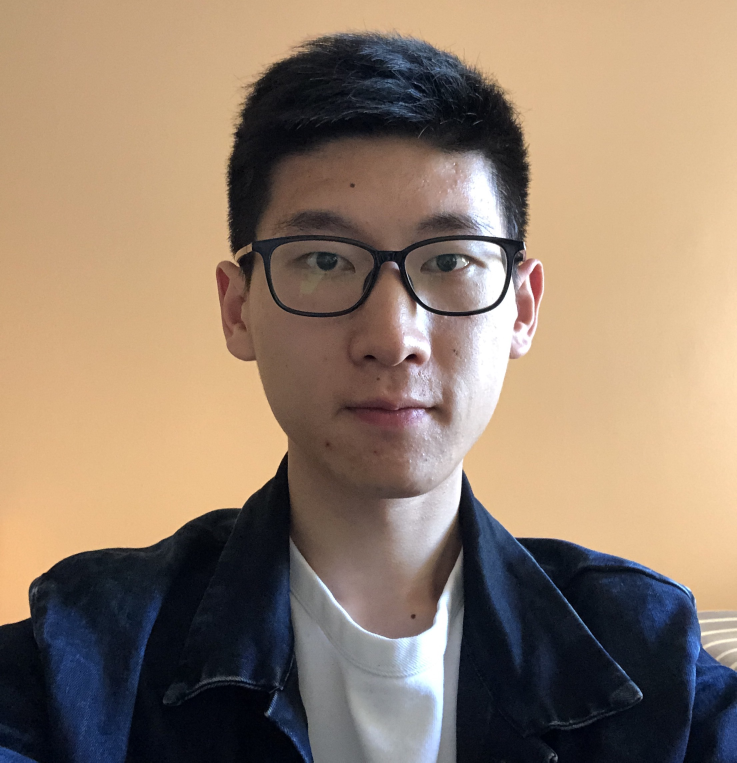
#> input picture source.jpg, 2209 x 2287 px (shown at 1/3 size)
$ python morph_tri.py   (older library calls are emulated)
#> lines starting #> are read from the running program, lines starting #| are printed output that depends on the picture
### click_correspondences.py
'''
  File name: click_correspondences.py
  Author:
  Date created:
'''

'''
  File clarification:
    Click correspondences between two images
    - Input im1: target image
    - Input im2: source image
    - Output im1_pts: correspondences coordiantes in the target image
    - Output im2_pts: correspondences coordiantes in the source image
'''
import matplotlib.pyplot as plt
import numpy as np
from PIL import Image
from cpselect import cpselect
def click_correspondences(im1, im2):
    '''
    Tips:
      - use 'matplotlib.pyplot.subplot' to create a figure that shows the source and target image together
      - add arguments in the 'imshow' function for better image view
      - use function 'ginput' and click correspondences in two images in turn
      - please check the 'ginput' function documentation carefully
        + determine the number of correspondences by yourself which is the argument of 'ginput' function
        + when using ginput, left click represents selection, right click represents removing the last click
        + click points in two images in turn and once you finish it, the function is supposed to
          return a NumPy array contains correspondences position in two images
    '''

    # TODO: Your code here
    # here the im1 is the source img,
    # im2 is the target img.

    # temp = im1[:,:,0]
    # specify the H1,W1 & H2,W2
    size_H, size_W, _ = im1.shape
    # target_H, target_W, _ = im2.shape
    # add boundary points
    left_up = np.array([[0, 0]])
    right_up = np.array([[size_W - 1, 0]])
    left_down = np.array([[0, size_H - 1]])
    right_down = np.array([[size_W - 1, size_H - 1]])
    up_mid = np.array([[np.round((size_W - 1)/2), 0]])
    left_mid = np.array([[0, np.round((size_H - 1)/2)]])
    right_mid = np.array([[size_W - 1, np.round((size_H - 1)/2)]])
    down_mid = np.array([[np.round((size_W - 1)/2), size_H - 1]])


    # add feature points location
    im1_pts, im2_pts = cpselect(im1, im2)
    # add boundary points' location to the feature points' location
    im1_pts = np.vstack((im1_pts, left_up, right_up,left_down, right_down,\
                         up_mid,left_mid,right_mid,down_mid))
    im2_pts = np.vstack((im2_pts, left_up, right_up,left_down, right_down,\
                         up_mid,left_mid,right_mid,down_mid))
    # print(im1_pts)
    # print(im2_pts)
    return im1_pts, im2_pts

# [11 lines that do not run on import are left out]

### cpselect.py
import numpy as np
import scipy.misc
import matplotlib.pyplot as plt

class cpselect_recorder:
	def __init__(self, img1,img2):

		fig, (self.Ax0, self.Ax1) = plt.subplots(1, 2, figsize = (8, 8))

		self.Ax0.imshow(img1)
		self.Ax0.axis('off')

		self.Ax1.imshow(img2)
		self.Ax1.axis('off')

		fig.canvas.mpl_connect('button_press_event', self)
		self.left_x = []
		self.left_y = []
		self.right_x = []
		self.right_y = []

	# [12 lines left out: function __call__, not called in this run]

def cpselect(img1,img2):
	resize_img1 = scipy.misc.imresize(img1,[300,300])
	resize_img2 = scipy.misc.imresize(img2,[300,300])
	point = cpselect_recorder(resize_img1,resize_img2)
	plt.show()
	point_left = np.concatenate([(np.array(point.left_x)*img1.shape[1]*1.0/300)[...,np.newaxis],\
								(np.array(point.left_y)*img1.shape[0]*1.0/300)[...,np.newaxis]],axis = 1)
	point_right = np.concatenate([(np.array(point.right_x)*img2.shape[1]*1.0/300)[...,np.newaxis],\
								(np.array(point.right_y)*img2.shape[0]*1.0/300)[...,np.newaxis]],axis = 1)
	plt.scatter(point_left[:,0], point_left[:,1])
	plt.imshow(img1)
	plt.show()
	plt.scatter(point_right[:,0], point_right[:,1])
	plt.imshow(img2)
	plt.show()
	return point_left, point_right

### helpers.py
'''
  File name: helpers.py
  Author:
  Date created:
'''

'''
  File clarification:
    Helpers file that contributes the project
    You can design any helper function in this file to improve algorithm
'''

#####
#   author: Xiao Zhang
#
#   Function Input
#   v     M*N            the value lies on grid point which is corresponding to the meshgrid coordinates
#   xq    M1*N1 or M2    the query points x coordinates
#   yq    M1*N1 or M2    the query points y coordinates
#
##########
#   Function Output
#   interpv , the interpolated value at querying coordinates xq, yq, it has the same size as xq and yq.
##########
#   For project 1, v = Mag
#                  xq and yq are the coordinates of the interpolated location, i.e the coordinates computed based on the gradient orientation.


import numpy as np

def interp2(v, xq, yq):
	dim_input = 1
	if len(xq.shape) == 2 or len(yq.shape) == 2:
		dim_input = 2
		q_h = xq.shape[0]
		q_w = xq.shape[1]
		xq = xq.flatten()
		yq = yq.flatten()

	h = v.shape[0]
	w = v.shape[1]
	if xq.shape != yq.shape:
		raise('query coordinates Xq Yq should have same shape')

	x_floor = np.floor(xq).astype(np.int32)
	y_floor = np.floor(yq).astype(np.int32)
	x_ceil = np.ceil(xq).astype(np.int32)
	y_ceil = np.ceil(yq).astype(np.int32)

	x_floor[x_floor < 0] = 0
	y_floor[y_floor < 0] = 0
	x_ceil[x_ceil < 0] = 0
	y_ceil[y_ceil < 0] = 0

	x_floor[x_floor >= w-1] = w-1
	y_floor[y_floor >= h-1] = h-1
	x_ceil[x_ceil >= w-1] = w-1
	y_ceil[y_ceil >= h-1] = h-1

	v1 = v[y_floor, x_floor]
	v2 = v[y_floor, x_ceil]
	v3 = v[y_ceil, x_floor]
	v4 = v[y_ceil, x_ceil]

	lh = yq - y_floor
	lw = xq - x_floor
	hh = 1 - lh
	hw = 1 - lw

	w1 = hh * hw
	w2 = hh * lw
	w3 = lh * hw
	w4 = lh * lw

	interp_val = v1 * w1 + w2 * v2 + w3 * v3 + w4 * v4

	if dim_input == 2:
		return interp_val.reshape(q_h, q_w)
	return interp_val


# [18 lines that do not run on import are left out]

### morph_tri.py
'''
  File name: morph_tri.py
  Author:
  Date created:
'''

'''
    File clarification:
    Image morphing via Triangulation
    - Input im1: target image
    - Input im2: source image
    - Input im1_pts: correspondences coordiantes in the target image
    - Input im2_pts: correspondences coordiantes in the source image
    - Input warp_frac: a vector contains warping parameters
    - Input dissolve_frac: a vector contains cross dissolve parameters

    - Output morphed_im: a set of morphed images obtained from different warp and dissolve parameters.
                         The size should be [number of images, image height, image Width, color channel number]
'''

from scipy.spatial import Delaunay
import numpy as np
import numpy.linalg as LA
from PIL import Image
import scipy
from helpers import interp2
from click_correspondences import click_correspondences
# from images2gif import writeGif


def matrixA_for_three_points(fea_coor, three_points_set):

    A = np.zeros((3, 3))
    # fill in the first two rows using Ax,Ay,Bx,By,Cx,Cy
    for i, element in enumerate(three_points_set):
        A[0:2, i] = fea_coor[element, :]
    # add 1 row in the last row
    A[2, :] = 1
    # print(A)
    return A


def generate_warp(size_H, size_W,
                  Tri, A_Inter_inv_set,
                  A_im_set, image):
    # generate x,y meshgrid
    x, y = np.meshgrid(np.arange(size_W), np.arange(size_H))
    x = x.flatten()
    y = y.flatten()
    # all points in img (size_H*size_W, 2) as x,y system
    empty_points = np.array(list(zip(x, y)))
    # print(empty_points)
    assert empty_points.shape == (size_H * size_W, 2)
    # find the tris where these points live in
    find_simplex_tris = Tri.find_simplex(empty_points)
    # compute alpha, beta, gamma
    all_Inter_inv_A = A_Inter_inv_set[find_simplex_tris]
    all_img_A = A_im_set[find_simplex_tris]

    # aug_empty_points = np.hstack((empty_points,np.ones((empty_points.shape[0], 1))))
    alpha = all_Inter_inv_A[:, 0, 0] * empty_points[:, 0].flatten() + \
        all_Inter_inv_A[:, 0, 1] * empty_points[:, 1].flatten() + \
        all_Inter_inv_A[:, 0, 2] * 1

    beta = all_Inter_inv_A[:, 1, 0] * empty_points[:, 0] + \
        all_Inter_inv_A[:, 1, 1] * empty_points[:, 1] + \
        all_Inter_inv_A[:, 1, 2] * 1

    gamma = all_Inter_inv_A[:, 2, 0] * empty_points[:, 0] + \
        all_Inter_inv_A[:, 2, 1] * empty_points[:, 1] + \
        all_Inter_inv_A[:, 2, 2] * 1

    assert beta.size == empty_points[:, 0].flatten().size
    # print(all_Inter_inv_A[:, 2, 0].shape)
    all_x_coor = all_img_A[:, 0, 0] * alpha + \
        all_img_A[:, 0, 1] * beta + \
        all_img_A[:, 0, 2] * gamma

    all_y_coor = all_img_A[:, 1, 0] * alpha + \
        all_img_A[:, 1, 1] * beta + \
        all_img_A[:, 1, 2] * gamma

    # analytical result
    all_z_coor = np.ones(beta.size)

    all_x_coor_regularized = all_x_coor / all_z_coor
    all_y_coor_regularized = all_y_coor / all_z_coor

    # generate warp img
    generated_pic = np.zeros((size_H, size_W, 3), dtype=np.uint8)

    generated_pic[:, :, 0] = np.reshape(interp2(image[:, :, 0], all_x_coor_regularized, all_y_coor_regularized),
                                        [size_H, size_W])
    generated_pic[:, :, 1] = np.reshape(interp2(image[:, :, 1], all_x_coor_regularized, all_y_coor_regularized),
                                        [size_H, size_W])
    generated_pic[:, :, 2] = np.reshape(interp2(image[:, :, 2], all_x_coor_regularized, all_y_coor_regularized),
                                        [size_H, size_W])

    # LOOP VERSION: SLOW
    #
    #
    # # generate a empty matrix to store the warp img
    # generated_pic = np.zeros((size_H, size_W, 3), dtype=np.uint8)
    #
    # # go through every point's coor in the inter-generated-pic
    # for i in np.arange(size_H):
    #       for j in np.arange(size_W):
    #             # find its belonging triangle,
    #             # find_simplex according to x,y system
    #             fea_index = Tri.find_simplex(np.array([i, j]))
    #             # print(fea_index)
    #             # pull out the A_inter_inv matrix of Tri index
    #             A_Inter_inv = A_Inter_inv_set[fea_index, :, :]
    #
    #             # pull out the coor of the point
    #             b_target = np.array([i, j, 1])
    #
    #             # compute the barycentric coor
    #             barycentric = np.dot(A_Inter_inv, b_target)
    #
    #             # pull out the A_im matrix of the Tir index
    #             b_source = np.dot(A_im_set[fea_index, :, :], barycentric)
    #             assert len(b_source) == 3
    #             print(b_source[2])
    #
    #             b_source = b_source/b_source[2]
    #             b_source_map = np.round(b_source).astype(int)[0:2]
    #
    #             generated_pic[i, j, 0] = image[b_source_map[0], b_source_map[1], 0]
    #             generated_pic[i, j, 1] = image[b_source_map[0], b_source_map[1], 1]
    #             generated_pic[i, j, 2] = image[b_source_map[0], b_source_map[1], 2]

    return generated_pic


def morph_tri(im1, im2, im1_pts, im2_pts, warp_frac, dissolve_frac):
    # TODO: Your code here
    # Tips: use Delaunay() function to get Delaunay triangulation;
    # Tips: use tri.find_simplex(pts) to find the triangulation index that pts locates in.

    # NOTICE: HERE WE ASSUME TWO IMAGE IS OF SAME SIZE!!
    # compute the H,W of the images
    size_H = im1.shape[0]
    size_W = im1.shape[1]

    morphed_im = np.zeros((len(warp_frac), size_H, size_W, 3))
    # for each film, we generate the warp image
    for i in range(len(warp_frac)):
        # find the coordinate of the intermediate point
        img_coor_inter = (1 - warp_frac[i]) * im1_pts + \
            warp_frac[i] * im2_pts
        # For each film create a new triangulation
        Tri = Delaunay(img_coor_inter)
        nTri = Tri.simplices.shape[0]  # #ofTri
        # [4 lines of commented-out code are left out]
        A_Inter_inv_set = np.zeros((nTri, 3, 3))
        # print(A_Inter_inv_set)
        A_im1_set = np.zeros((nTri, 3, 3))
        A_im2_set = np.zeros((nTri, 3, 3))

        for ii, element in enumerate(Tri.simplices):
            # print(ii)
            # print(element)
            A_Inter_inv_set[ii, :, :] = np.linalg.inv(matrixA_for_three_points(img_coor_inter, element))
            A_im1_set[ii, :, :] = matrixA_for_three_points(im1_pts, element)
            A_im2_set[ii, :, :] = matrixA_for_three_points(im2_pts, element)
        assert A_Inter_inv_set.shape[0] == nTri
        # print(A_Inter_inv_set)
        # print(A_Inter_inv_set[0,:,:])

        # generate warp pictures
        warp_im1 = generate_warp(size_H, size_W,
                                 Tri, A_Inter_inv_set,
                                 A_im1_set, im1)
        warp_im2 = generate_warp(size_H, size_W,
                                 Tri, A_Inter_inv_set,
                                 A_im2_set, im2)
        # dissolve process
        dissolved_pic = (1 - dissolve_frac[i]) * warp_im1 + dissolve_frac[i] * warp_im2
        dissolved_pic = dissolved_pic.astype(np.uint8)
        # film.append(dissolved_pic)
        # save images
        # Im = Image.fromarray(dissolved_pic, 'RGB')
        # Im.save('./images/'+str(i)+'.png')
        morphed_im[i, :, :, :] = dissolved_pic.astype(np.uint8)
        # morphed_im
    return morphed_im


if __name__ == '__main__':
    # identify the target and source file
    source_file_name = 'source.jpg'
    target_file_name = 'target.jpg'
    # read in the target & source file
    im1 = np.array(Image.open(source_file_name).convert('RGB'))
#> im1 is the input picture: shape (2287, 2209, 3); mean R, G, B 146.1, 126.2, 108.3
    im2 = np.array(Image.open(target_file_name).convert('RGB'))
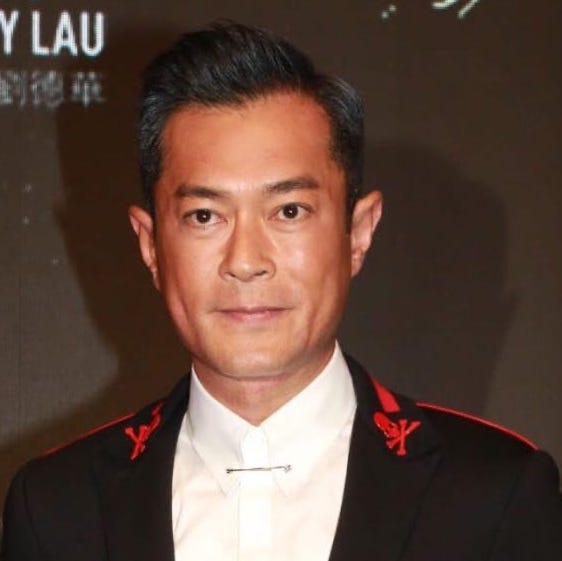
#> input picture target.jpg, 562 x 561 px
#> im2 is the input picture: shape (561, 562, 3); mean R, G, B 95.1, 71.5, 60.7
    # resize im1 and im2 to the identical size
    img_size_H = 300
    img_size_W = 300
    im1 = scipy.misc.imresize(im1, [img_size_H, img_size_W])
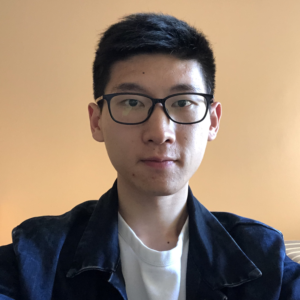
#> im1: shape (300, 300, 3); mean R, G, B 146.1, 126.2, 108.3
    im2 = scipy.misc.imresize(im2, [img_size_H, img_size_W])
#> im2: shape (300, 300, 3)

    # generate coordinates
    im1_pts, im2_pts = click_correspondences(im1, im2)
#> in cpselect, `plt.show()`:
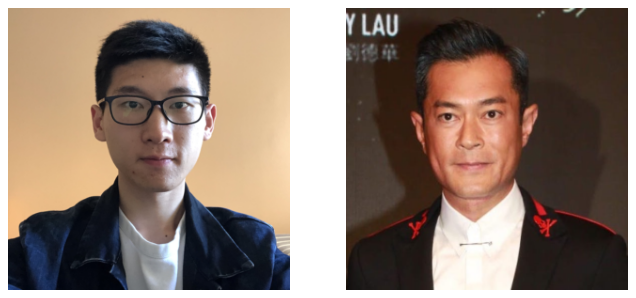
#> figure drawn by matplotlib, 2 panels
#> in cpselect, `point_left = np.concatenate([(np.array(point.left_x)*img1.shape[1]*1.0..`: point_left = empty array
#> in cpselect, `plt.show()`:
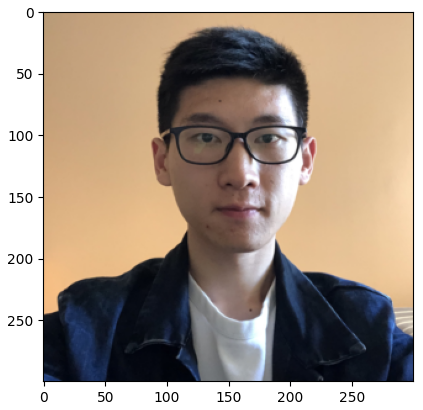
#> figure drawn by matplotlib, 1 panel
#> in cpselect, `plt.show()`:
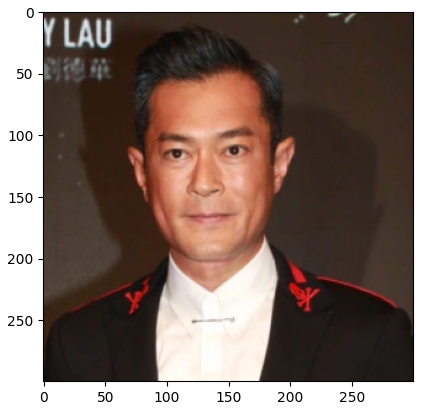
#> figure drawn by matplotlib, 1 panel
#> in click_correspondences, `im1_pts = np.vstack((im1_pts, left_up, right_up,left_down, right_down,..`: im1_pts = [[0, 0], [299, 0], [0, 299], [299, 299], [150, 0], [0, 150], [299, 150], [150, 299]]
#> in click_correspondences, `im2_pts = np.vstack((im2_pts, left_up, right_up,left_down, right_down,..`: im2_pts has the same summary as im1_pts
#> im2_pts has the same summary as im1_pts in click_correspondences
    # print(im1_pts)
    # print(im2_pts)

    if im1_pts.shape != im2_pts.shape:
        print('the points number in two imgs are different')
    # define M films
    M = 60
    # generate warp_frac & dissolve_frac
    warp_frac = np.linspace(0, 1, num=M)

    dissolve_frac = np.linspace(0, 1, num=M)
    # dissolve_frac = np.array([0.5])
    # generate films
    # films_set = morph_tri(im1, im2, im1_pts, im2_pts, warp_frac, dissolve_frac)

    morph_tri(im1, im2, im1_pts, im2_pts, warp_frac, dissolve_frac)
